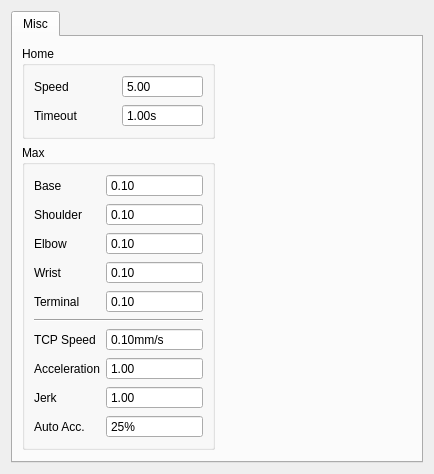
<?xml version="1.0" encoding="UTF-8"?>
<ui version="4.0">
 <class>AdvPara</class>
 <widget class="QWidget" name="AdvPara">
  <property name="geometry">
   <rect>
    <x>0</x>
    <y>0</y>
    <width>434</width>
    <height>398</height>
   </rect>
  </property>
  <property name="windowTitle">
   <string>Form</string>
  </property>
  <layout class="QVBoxLayout" name="verticalLayout">
   <item>
    <widget class="QTabWidget" name="tabWidget">
     <widget class="QWidget" name="tab">
      <attribute name="title">
       <string>Misc</string>
      </attribute>
      <layout class="QGridLayout" name="gridLayout_2">
       <item row="0" column="1">
        <spacer name="horizontalSpacer">
         <property name="orientation">
          <enum>Qt::Horizontal</enum>
         </property>
         <property name="sizeHint" stdset="0">
          <size>
           <width>40</width>
           <height>20</height>
          </size>
         </property>
        </spacer>
       </item>
       <item row="2" column="0">
        <spacer name="verticalSpacer">
         <property name="orientation">
          <enum>Qt::Vertical</enum>
         </property>
         <property name="sizeHint" stdset="0">
          <size>
           <width>20</width>
           <height>40</height>
          </size>
         </property>
        </spacer>
       </item>
       <item row="1" column="0">
        <widget class="QGroupBox" name="groupBox_2">
         <property name="title">
          <string>Max</string>
         </property>
         <layout class="QGridLayout" name="gridLayout_3">
          <item row="8" column="1">
           <widget class="QDoubleSpinBox" name="spinJerk">
            <property name="buttonSymbols">
             <enum>QAbstractSpinBox::NoButtons</enum>
            </property>
            <property name="minimum">
             <double>1.000000000000000</double>
            </property>
            <property name="maximum">
             <double>1000000.000000000000000</double>
            </property>
           </widget>
          </item>
          <item row="7" column="0">
           <widget class="QLabel" name="label_3">
            <property name="text">
             <string>Acceleration</string>
            </property>
           </widget>
          </item>
          <item row="4" column="0">
           <widget class="QLabel" name="label_10">
            <property name="text">
             <string>Terminal</string>
            </property>
           </widget>
          </item>
          <item row="0" column="1">
           <widget class="QDoubleSpinBox" name="spinJoint0Speed">
            <property name="buttonSymbols">
             <enum>QAbstractSpinBox::NoButtons</enum>
            </property>
            <property name="minimum">
             <double>0.100000000000000</double>
            </property>
            <property name="maximum">
             <double>1000000.000000000000000</double>
            </property>
           </widget>
          </item>
          <item row="7" column="1">
           <widget class="QDoubleSpinBox" name="spinAcc">
            <property name="buttonSymbols">
             <enum>QAbstractSpinBox::NoButtons</enum>
            </property>
            <property name="minimum">
             <double>1.000000000000000</double>
            </property>
            <property name="maximum">
             <double>1000000.000000000000000</double>
            </property>
           </widget>
          </item>
          <item row="8" column="0">
           <widget class="QLabel" name="label_4">
            <property name="text">
             <string>Jerk</string>
            </property>
           </widget>
          </item>
          <item row="6" column="1">
           <widget class="QDoubleSpinBox" name="spinTerminalSpeed">
            <property name="buttonSymbols">
             <enum>QAbstractSpinBox::NoButtons</enum>
            </property>
            <property name="suffix">
             <string>mm/s</string>
            </property>
            <property name="minimum">
             <double>0.100000000000000</double>
            </property>
            <property name="maximum">
             <double>1000000.000000000000000</double>
            </property>
           </widget>
          </item>
          <item row="1" column="0">
           <widget class="QLabel" name="label_7">
            <property name="text">
             <string>Shoulder</string>
            </property>
           </widget>
          </item>
          <item row="6" column="0">
           <widget class="QLabel" name="label_6">
            <property name="text">
             <string>TCP Speed</string>
            </property>
           </widget>
          </item>
          <item row="2" column="0">
           <widget class="QLabel" name="label_8">
            <property name="text">
             <string>Elbow</string>
            </property>
           </widget>
          </item>
          <item row="0" column="0">
           <widget class="QLabel" name="label_5">
            <property name="text">
             <string>Base</string>
            </property>
           </widget>
          </item>
          <item row="3" column="0">
           <widget class="QLabel" name="label_9">
            <property name="text">
             <string>Wrist</string>
            </property>
           </widget>
          </item>
          <item row="1" column="1">
           <widget class="QDoubleSpinBox" name="spinJoint1Speed">
            <property name="buttonSymbols">
             <enum>QAbstractSpinBox::NoButtons</enum>
            </property>
            <property name="minimum">
             <double>0.100000000000000</double>
            </property>
            <property name="maximum">
             <double>1000000.000000000000000</double>
            </property>
           </widget>
          </item>
          <item row="2" column="1">
           <widget class="QDoubleSpinBox" name="spinJoint2Speed">
            <property name="buttonSymbols">
             <enum>QAbstractSpinBox::NoButtons</enum>
            </property>
            <property name="minimum">
             <double>0.100000000000000</double>
            </property>
            <property name="maximum">
             <double>1000000.000000000000000</double>
            </property>
           </widget>
          </item>
          <item row="3" column="1">
           <widget class="QDoubleSpinBox" name="spinJoint3Speed">
            <property name="buttonSymbols">
             <enum>QAbstractSpinBox::NoButtons</enum>
            </property>
            <property name="minimum">
             <double>0.100000000000000</double>
            </property>
            <property name="maximum">
             <double>1000000.000000000000000</double>
            </property>
           </widget>
          </item>
          <item row="5" column="0" colspan="2">
           <widget class="Line" name="line">
            <property name="orientation">
             <enum>Qt::Horizontal</enum>
            </property>
           </widget>
          </item>
          <item row="4" column="1">
           <widget class="QDoubleSpinBox" name="spinJoint4Speed">
            <property name="buttonSymbols">
             <enum>QAbstractSpinBox::NoButtons</enum>
            </property>
            <property name="minimum">
             <double>0.100000000000000</double>
            </property>
            <property name="maximum">
             <double>1000000.000000000000000</double>
            </property>
           </widget>
          </item>
          <item row="9" column="0">
           <widget class="QLabel" name="label_11">
            <property name="text">
             <string>Auto Acc.</string>
            </property>
           </widget>
          </item>
          <item row="9" column="1">
           <widget class="QSpinBox" name="spinAutoAcc">
            <property name="toolTip">
             <string>Decrease the acc</string>
            </property>
            <property name="buttonSymbols">
             <enum>QAbstractSpinBox::NoButtons</enum>
            </property>
            <property name="suffix">
             <string>%</string>
            </property>
            <property name="minimum">
             <number>1</number>
            </property>
            <property name="maximum">
             <number>100</number>
            </property>
            <property name="value">
             <number>25</number>
            </property>
           </widget>
          </item>
         </layout>
        </widget>
       </item>
       <item row="0" column="0">
        <widget class="QGroupBox" name="groupBox">
         <property name="title">
          <string>Home</string>
         </property>
         <layout class="QGridLayout" name="gridLayout">
          <item row="0" column="0">
           <widget class="QLabel" name="label">
            <property name="text">
             <string>Speed</string>
            </property>
           </widget>
          </item>
          <item row="0" column="1">
           <widget class="QDoubleSpinBox" name="spinHomeSpeed">
            <property name="buttonSymbols">
             <enum>QAbstractSpinBox::NoButtons</enum>
            </property>
            <property name="minimum">
             <double>5.000000000000000</double>
            </property>
            <property name="maximum">
             <double>1000.000000000000000</double>
            </property>
           </widget>
          </item>
          <item row="1" column="0">
           <widget class="QLabel" name="label_2">
            <property name="text">
             <string>Timeout</string>
            </property>
           </widget>
          </item>
          <item row="1" column="1">
           <widget class="QDoubleSpinBox" name="spinHomeTimeout">
            <property name="buttonSymbols">
             <enum>QAbstractSpinBox::NoButtons</enum>
            </property>
            <property name="suffix">
             <string>s</string>
            </property>
            <property name="minimum">
             <double>1.000000000000000</double>
            </property>
            <property name="maximum">
             <double>1000.000000000000000</double>
            </property>
           </widget>
          </item>
         </layout>
        </widget>
       </item>
      </layout>
     </widget>
    </widget>
   </item>
  </layout>
 </widget>
 <resources/>
 <connections/>
</ui>
